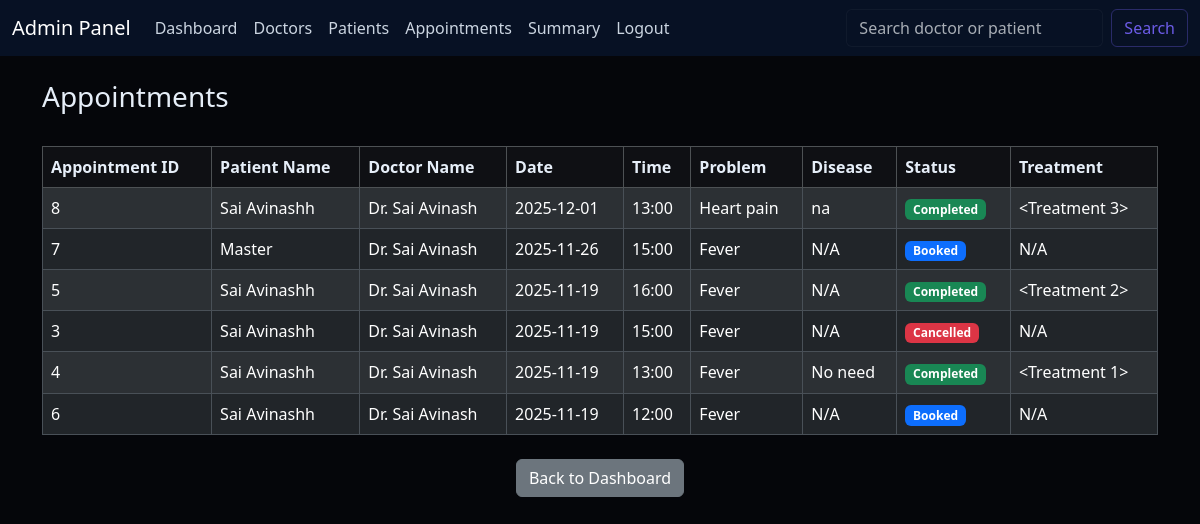
The page /admin/appointments (signed in) on the database as committed earlier.
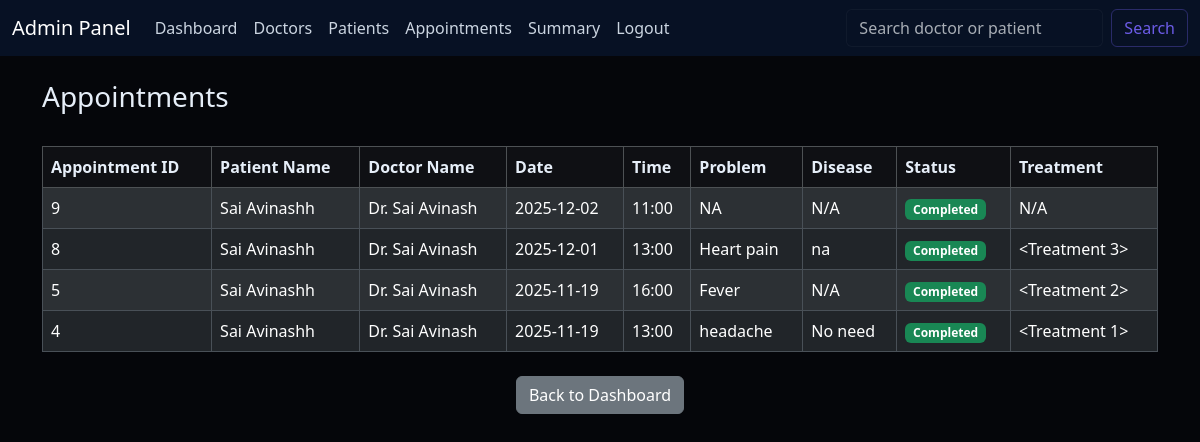
The same page on the database as committed later.
### models.py (models this page shows)
class Appointment(db.Model):
    id = db.Column(db.Integer, primary_key=True)
    doctor_id = db.Column(db.Integer, db.ForeignKey('doctor.id'), nullable=False)
    patient_id = db.Column(db.Integer, db.ForeignKey('patient.id'), nullable=False)
    date = db.Column(db.Date, nullable=False)
    time = db.Column(db.Time, nullable=False)
    problem = db.Column(db.String(300), nullable=True)
    status = db.Column(db.Enum(AppointmentStatus), default=AppointmentStatus.BOOKED, nullable=False)
    remarks = db.Column(db.Text, nullable=True)
    rating = db.Column(db.Integer, nullable=True)
    treatment = db.relationship('Treatment', backref='appointment', uselist=False)

class User(UserMixin, db.Model):
    id = db.Column(db.Integer, primary_key=True)
    username = db.Column(db.String(50), unique=True, nullable=False)
    name = db.Column(db.String(50), nullable=False)
    email = db.Column(db.String(50), unique=True, nullable=False)
    password = db.Column(db.String(200), nullable=False)  # hashed passwords are long
    role = db.Column(db.String(20), nullable=False)  # Admin / Doctor / Patient
    doctor_profile = db.relationship('Doctor', backref='user', uselist=False)
    patient_profile = db.relationship('Patient', backref='user', uselist=False)

class Treatment(db.Model):
    id = db.Column(db.Integer, primary_key=True)
    appointment_id = db.Column(db.Integer, db.ForeignKey('appointment.id'), nullable=False)
    disease = db.Column(db.Text, nullable=False)
    diagnosis = db.Column(db.Text, nullable=True)
    prescription = db.Column(db.Text, nullable=True)
    notes = db.Column(db.Text, nullable=True)

### routes/admin.py (the view)
@admin_bp.route('/appointments')
@login_required
def view_appt():
    if current_user.role != 'Admin':
        flash('Access Denied', 'danger')
        return redirect(url_for('login'))
    all_appointments = Appointment.query.options(
        joinedload(Appointment.patient).joinedload(Patient.user),
        joinedload(Appointment.doctor).joinedload(Doctor.user),
        joinedload(Appointment.treatment)
    ).order_by(Appointment.date.desc(), Appointment.time.desc()).all()
    return render_template('admin/appts.html', appointments=all_appointments)

### app.py (called while the page is built)
@login_manager.user_loader
def load_user(user_id):
    return User.query.get(int(user_id))

### templates/admin/appts.html (shortened to what this page needs)
{% extends "admin/base.html" %}
{% block content %}
<h3 class="mt-4">Appointments</h3>
<br>
<table class="table table-bordered table-striped">
    <thead class="table-dark">
        <tr>
            <th>Appointment ID</th>
            <th>Patient Name</th>
            <th>Doctor Name</th>
            <th>Date</th>
            <th>Time</th>
            <th>Problem</th>
            <th>Disease</th>
            <th>Status</th>
            <th>Treatment</th>
        </tr>
    </thead>
    <tbody>
        {% if appointments %}
            {% for appt in appointments %}
                <tr>
                    <td>{{ appt.id }}</td>
                    <td>{{ appt.patient.user.name }}</td>
                    <td>Dr. {{ appt.doctor.user.name }}</td>
                    <td>{{ appt.date.strftime('%Y-%m-%d') }}</td>
                    <td>{{ appt.time.strftime('%H:%M') }}</td>
                    <td>{{ appt.problem or 'N/A' }}</td>
                    <td>{{ appt.treatment.disease if appt.treatment else 'N/A' }}</td>
                    <td>
                        <span class="badge
                            {% if appt.status.value == 'Cancelled' %}bg-danger
                            {% elif appt.status.value == 'Completed' %}bg-success
                            {% else %}bg-primary
                            {% endif %}">
                            {{ appt.status.value }}
                        </span>
                    </td>
                    <td>{{ appt.treatment if appt.treatment else 'N/A' }}</td>
                </tr>
            {% endfor %}
        {% else %}
            <tr>
                <td colspan="9" class="text-center">No appointments found.</td>
            </tr>
        {% endif %}
    </tbody>
</table>
<div class="text-center mt-4">
    <a href="{{ url_for('admin.dashboard') }}" class="btn btn-secondary">Back to Dashboard</a>
</div>
{% endblock %}

### templates/admin/base.html (shortened to what this page needs)
<!DOCTYPE html>
<html lang="en" data-bs-theme="dark">
<head>
    <link href="https://cdn.jsdelivr.net/npm/bootstrap@5.3.2/dist/css/bootstrap.min.css" rel="stylesheet">
  <link href="{{ url_for('static', filename='css/theme.css') }}" rel="stylesheet">
</head>
<body>
    <nav class="navbar navbar-expand-lg navbar-dark bg-dark mb-4">
        <div class="container-fluid">
            <a class="navbar-brand" href="{{ url_for('admin.dashboard') }}">Admin Panel</a>
            <ul class="navbar-nav me-auto">
            <li class="nav-item"><a class="nav-link" href="{{ url_for('admin.dashboard') }}">Dashboard</a></li>
            <li class="nav-item"><a class="nav-link" href="{{ url_for('admin.view_doctors') }}">Doctors</a></li>
            <li class="nav-item"><a class="nav-link" href="{{ url_for('admin.view_patients') }}#patients">Patients</a></li>
            <li class="nav-item"><a class="nav-link" href="{{ url_for('admin.view_appt') }}#appointments">Appointments</a></li>
            <li class="nav-item"><a class="nav-link" href="{{ url_for('admin.dashboard') }}#summary">Summary</a></li>
            <li class="nav-item"><a class="nav-link" href="{{ url_for('logout') }}#logout">Logout</a></li>
            </ul>
            <form class="d-flex" method="GET" action="{{ url_for('admin.dashboard') }}">
            <input class="form-control me-2" type="search" placeholder="Search doctor or patient" name="q">
            <button class="btn btn-outline-primary" type="submit">Search</button>
            </form>
        </div>
    </nav>
    <div class="container mt-4">
        {% block content %}
        {% endblock %}
    </div>
</body>

### static/css/theme.css (style rules this page uses)
:root { --accent: #6c5ce7; --muted: #6b7280; --card-bg: #0f1724; --surface: #0b1220; }
body[data-bs-theme="dark"], body { background-color: #05060a; color: #e6eef8; }
.navbar, .navbar .navbar-brand, .navbar .nav-link { background-color: #071124 !important; }
.navbar .nav-link { color: #cbd5e1 !important; }
.btn-outline-primary { color: var(--accent) !important; border-color: rgba(108,92,231,0.35) !important; }
.table thead.table-dark th { background-color: rgba(255,255,255,0.04) !important; color: #e6eef8; }
.table tbody tr td { vertical-align: middle; }
.form-control, .form-select { background-color: #071124; color: #e6eef8; border: 1px solid rgba(255,255,255,0.04); }
.badge.bg-success { background-color: #10b981; }

Rows that differ between the two databases and show on the page:
removed Appointment: id "7", patient.user.name "Master", doctor.user.name "Sai Avinash", date "2025-11-26", time "15:00", problem "Fever", treatment "N/A", status.value "Booked"
removed Appointment: id "3", patient.user.name "Sai Avinashh", doctor.user.name "Sai Avinash", date "2025-11-19", time "15:00", problem "Fever", treatment "N/A", status.value "Cancelled"
removed Appointment: id "6", patient.user.name "Sai Avinashh", doctor.user.name "Sai Avinash", date "2025-11-19", time "12:00", problem "Fever", treatment "N/A", status.value "Booked"
added Appointment: id "9", patient.user.name "Sai Avinashh", doctor.user.name "Sai Avinash", date "2025-12-02", time "11:00", problem "NA", treatment "N/A", status.value "Completed"
changed Appointment "No need": problem "Fever" → "headache"
